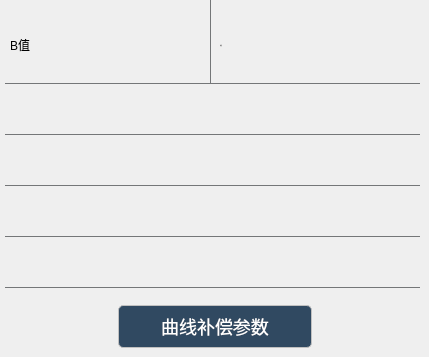
<widget class="QWidget" name="m_KBValueTab">
<attribute name="title">
<string>标准曲线参数</string>
</attribute>
<widget class="QPushButton" name="m_CurveCompensateBtn">
<property name="geometry">
<rect>
<x>118</x>
<y>305</y>
<width>194</width>
<height>43</height>
</rect>
</property>
<property name="whatsThis">
<string>BTN_01</string>
</property>
<property name="styleSheet">
<string notr="true">QPushButton
{
    background-color: #304961;
    color: #FFFFFF;
    font:18px Semhei;
    border: 1px solid #C0C0C0;
    border-radius: 5px;
}
QPushButton:pressed
{
    background-color: #304961;
    color: #FFFFFF;
}
QPushButton:!enabled
{
}
</string>
</property>
<property name="text">
<string>曲线补偿参数</string>
</property>
<property name="flat">
<bool>true</bool>
</property>
</widget>
<widget class="QLabel" name="label2_3_1">
<property name="geometry">
<rect>
<x>10</x>
<y>10</y>
<width>45</width>
<height>70</height>
</rect>
</property>
<property name="whatsThis">
<string>LBL_02</string>
</property>
<property name="styleSheet">
<string notr="true">background-color: transparent;
color: #304961;
font:20px Semhei;
QLabel
{
}
</string>
</property>
<property name="text">
<string>B值</string>
</property>
</widget>
<widget class="QLabel" name="label2_3_2">
<property name="geometry">
<rect>
<x>220</x>
<y>10</y>
<width>45</width>
<height>70</height>
</rect>
</property>
<property name="font">
<font>
<family>Semhei</family>
<pointsize>-1</pointsize>
<weight>50</weight>
<italic>false</italic>
<bold>false</bold>
</font>
</property>
<property name="whatsThis">
<string>LBL_02</string>
</property>
<property name="styleSheet">
<string notr="true">background-color: transparent;
color: #304961;
font:20px Semhei;
QLabel
{
}
</string>
</property>
<property name="text">
<string>K值</string>
</property>
</widget>
<widget class="QLabel" name="m_range_1_name">
<property name="geometry">
<rect>
<x>10</x>
<y>100</y>
<width>241</width>
<height>21</height>
</rect>
</property>
<property name="font">
<font>
<family>Semhei</family>
<pointsize>-1</pointsize>
<weight>50</weight>
<italic>false</italic>
<bold>false</bold>
</font>
</property>
<property name="whatsThis">
<string>LBL_02</string>
</property>
<property name="styleSheet">
<string notr="true">background-color: transparent;
color: #304961;
font:16px Semhei;
QLabel
{
}
</string>
</property>
<property name="text">
<string></string>
</property>
</widget>
<widget class="QLabel" name="m_range_2_name">
<property name="geometry">
<rect>
<x>10</x>
<y>150</y>
<width>241</width>
<height>21</height>
</rect>
</property>
<property name="font">
<font>
<family>Semhei</family>
<pointsize>-1</pointsize>
<weight>50</weight>
<italic>false</italic>
<bold>false</bold>
</font>
</property>
<property name="whatsThis">
<string>LBL_02</string>
</property>
<property name="styleSheet">
<string notr="true">background-color: transparent;
color: #304961;
font:16px Semhei;
QLabel
{
}
</string>
</property>
<property name="text">
<string></string>
</property>
</widget>
<widget class="QLabel" name="m_range_3_name">
<property name="geometry">
<rect>
<x>10</x>
<y>202</y>
<width>241</width>
<height>21</height>
</rect>
</property>
<property name="font">
<font>
<family>Semhei</family>
<pointsize>-1</pointsize>
<weight>50</weight>
<italic>false</italic>
<bold>false</bold>
</font>
</property>
<property name="whatsThis">
<string>LBL_02</string>
</property>
<property name="styleSheet">
<string notr="true">background-color: transparent;
color: #304961;
font:16px Semhei;
QLabel
{
}
</string>
</property>
<property name="text">
<string></string>
</property>
</widget>
<widget class="QLabel" name="m_range_4_name">
<property name="geometry">
<rect>
<x>10</x>
<y>252</y>
<width>241</width>
<height>21</height>
</rect>
</property>
<property name="font">
<font>
<family>Semhei</family>
<pointsize>-1</pointsize>
<weight>50</weight>
<italic>false</italic>
<bold>false</bold>
</font>
</property>
<property name="whatsThis">
<string>LBL_02</string>
</property>
<property name="styleSheet">
<string notr="true">background-color: transparent;
color: #304961;
font:16px Semhei;
QLabel
{
}
</string>
</property>
<property name="text">
<string></string>
</property>
</widget>
<widget class="QLabel" name="m_CurbValueLbl">
<property name="geometry">
<rect>
<x>60</x>
<y>10</y>
<width>145</width>
<height>70</height>
</rect>
</property>
<property name="whatsThis">
<string>LBL_02</string>
</property>
<property name="styleSheet">
<string notr="true">background-color: transparent;
color: #304961;
font:22px Semhei;
QLabel
{
}
</string>
</property>
<property name="text">
<string></string>
</property>
</widget>
<widget class="QLabel" name="m_CurkValueLbl">
<property name="geometry">
<rect>
<x>270</x>
<y>10</y>
<width>145</width>
<height>70</height>
</rect>
</property>
<property name="font">
<font>
<family>Semhei</family>
<pointsize>-1</pointsize>
<weight>50</weight>
<italic>false</italic>
<bold>false</bold>
</font>
</property>
<property name="whatsThis">
<string>LBL_02</string>
</property>
<property name="styleSheet">
<string notr="true">background-color: transparent;
color: #304961;
font:22px Semhei;
QLabel
{
}
</string>
</property>
<property name="text">
<string></string>
</property>
</widget>
<widget class="QLabel" name="m_range_1_value">
<property name="geometry">
<rect>
<x>260</x>
<y>90</y>
<width>120</width>
<height>40</height>
</rect>
</property>
<property name="font">
<font>
<family>Semhei</family>
<pointsize>-1</pointsize>
<weight>50</weight>
<italic>false</italic>
<bold>false</bold>
</font>
</property>
<property name="whatsThis">
<string>LBL_02</string>
</property>
<property name="styleSheet">
<string notr="true">background-color: transparent;
color: #304961;
font:16px Semhei;
QLabel
{
}
</string>
</property>
<property name="text">
<string></string>
</property>
</widget>
<widget class="QLabel" name="m_range_2_value">
<property name="geometry">
<rect>
<x>260</x>
<y>140</y>
<width>120</width>
<height>40</height>
</rect>
</property>
<property name="font">
<font>
<family>Semhei</family>
<pointsize>-1</pointsize>
<weight>50</weight>
<italic>false</italic>
<bold>false</bold>
</font>
</property>
<property name="whatsThis">
<string>LBL_02</string>
</property>
<property name="styleSheet">
<string notr="true">background-color: transparent;
color: #304961;
font:16px Semhei;
QLabel
{
}
</string>
</property>
<property name="text">
<string></string>
</property>
</widget>
<widget class="QLabel" name="m_range_3_value">
<property name="geometry">
<rect>
<x>260</x>
<y>190</y>
<width>120</width>
<height>40</height>
</rect>
</property>
<property name="font">
<font>
<family>Semhei</family>
<pointsize>-1</pointsize>
<weight>50</weight>
<italic>false</italic>
<bold>false</bold>
</font>
</property>
<property name="whatsThis">
<string>LBL_02</string>
</property>
<property name="styleSheet">
<string notr="true">background-color: transparent;
color: #304961;
font:16px Semhei;
QLabel
{
}
</string>
</property>
<property name="text">
<string></string>
</property>
</widget>
<widget class="QLabel" name="m_range_4_value">
<property name="geometry">
<rect>
<x>260</x>
<y>240</y>
<width>120</width>
<height>40</height>
</rect>
</property>
<property name="font">
<font>
<family>Semhei</family>
<pointsize>-1</pointsize>
<weight>50</weight>
<italic>false</italic>
<bold>false</bold>
</font>
</property>
<property name="whatsThis">
<string>LBL_02</string>
</property>
<property name="styleSheet">
<string notr="true">background-color: transparent;
color: #304961;
font:16px Semhei;
QLabel
{
}
</string>
</property>
<property name="text">
<string></string>
</property>
</widget>
<widget class="Line" name="line2_3_1">
<property name="geometry">
<rect>
<x>210</x>
<y>0</y>
<width>1</width>
<height>83</height>
</rect>
</property>
<property name="styleSheet">
<string notr="true">border: 0px;
background-color: rgb(116, 118, 120);</string>
</property>
<property name="orientation">
<enum>Qt::Vertical</enum>
</property>
</widget>
<widget class="Line" name="line2_3_2">
<property name="geometry">
<rect>
<x>5</x>
<y>83</y>
<width>415</width>
<height>1</height>
</rect>
</property>
<property name="styleSheet">
<string notr="true">border: 0px;
background-color: rgb(116, 118, 120);</string>
</property>
<property name="orientation">
<enum>Qt::Horizontal</enum>
</property>
</widget>
<widget class="Line" name="line2_3_3">
<property name="geometry">
<rect>
<x>5</x>
<y>134</y>
<width>415</width>
<height>1</height>
</rect>
</property>
<property name="styleSheet">
<string notr="true">border: 0px;
background-color: rgb(116, 118, 120);</string>
</property>
<property name="orientation">
<enum>Qt::Horizontal</enum>
</property>
</widget>
<widget class="Line" name="line2_3_4">
<property name="geometry">
<rect>
<x>5</x>
<y>185</y>
<width>415</width>
<height>1</height>
</rect>
</property>
<property name="styleSheet">
<string notr="true">border: 0px;
background-color: rgb(116, 118, 120);</string>
</property>
<property name="orientation">
<enum>Qt::Horizontal</enum>
</property>
</widget>
<widget class="Line" name="line2_3_5">
<property name="geometry">
<rect>
<x>5</x>
<y>236</y>
<width>415</width>
<height>1</height>
</rect>
</property>
<property name="styleSheet">
<string notr="true">border: 0px;
background-color: rgb(116, 118, 120);</string>
</property>
<property name="orientation">
<enum>Qt::Horizontal</enum>
</property>
</widget>
<widget class="Line" name="line2_3_6">
<property name="geometry">
<rect>
<x>5</x>
<y>287</y>
<width>415</width>
<height>1</height>
</rect>
</property>
<property name="styleSheet">
<string notr="true">border: 0px;
background-color: rgb(116, 118, 120);</string>
</property>
<property name="orientation">
<enum>Qt::Horizontal</enum>
</property>
</widget>
</widget>
